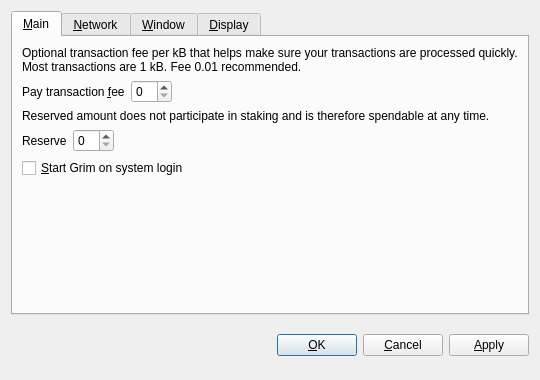
<?xml version="1.0" encoding="UTF-8"?>
<ui version="4.0">
 <class>OptionsDialog</class>
 <widget class="QDialog" name="OptionsDialog">
  <property name="geometry">
   <rect>
    <x>0</x>
    <y>0</y>
    <width>540</width>
    <height>380</height>
   </rect>
  </property>
  <property name="windowTitle">
   <string>Options</string>
  </property>
  <property name="modal">
   <bool>true</bool>
  </property>
  <layout class="QVBoxLayout" name="verticalLayout">
   <item>
    <widget class="QTabWidget" name="tabWidget">
     <property name="tabPosition">
      <enum>QTabWidget::North</enum>
     </property>
     <property name="currentIndex">
      <number>0</number>
     </property>
     <widget class="QWidget" name="tabMain">
      <attribute name="title">
       <string>&amp;Main</string>
      </attribute>
      <layout class="QVBoxLayout" name="verticalLayout_Main">
       <item>
        <widget class="QLabel" name="transactionFeeInfoLabel">
         <property name="text">
          <string>Optional transaction fee per kB that helps make sure your transactions are processed quickly. Most transactions are 1 kB. Fee 0.01 recommended.</string>
         </property>
         <property name="textFormat">
          <enum>Qt::PlainText</enum>
         </property>
         <property name="wordWrap">
          <bool>true</bool>
         </property>
        </widget>
       </item>
       <item>
        <layout class="QHBoxLayout" name="horizontalLayoutFee">
         <item>
          <widget class="QLabel" name="transactionFeeLabel">
           <property name="text">
            <string>Pay transaction &amp;fee</string>
           </property>
           <property name="textFormat">
            <enum>Qt::PlainText</enum>
           </property>
           <property name="buddy">
            <cstring>transactionFee</cstring>
           </property>
          </widget>
         </item>
         <item>
          <widget class="BitcoinAmountField" name="transactionFee"/>
         </item>
         <item>
          <spacer name="horizontalSpacerFee">
           <property name="orientation">
            <enum>Qt::Horizontal</enum>
           </property>
           <property name="sizeHint" stdset="0">
            <size>
             <width>40</width>
             <height>20</height>
            </size>
           </property>
          </spacer>
         </item>
        </layout>
       </item>
       <item>
        <widget class="QLabel" name="reserveBalanceInfoLabel">
         <property name="text">
          <string>Reserved amount does not participate in staking and is therefore spendable at any time.</string>
         </property>
         <property name="textFormat">
          <enum>Qt::PlainText</enum>
         </property>
         <property name="wordWrap">
          <bool>true</bool>
         </property>
        </widget>
       </item>
       <item>
        <layout class="QHBoxLayout" name="horizontalLayoutReserveBalance">
         <item>
          <widget class="QLabel" name="reserveBalanceLabel">
           <property name="text">
            <string>Reserve</string>
           </property>
           <property name="textFormat">
            <enum>Qt::PlainText</enum>
           </property>
           <property name="buddy">
            <cstring>reserveBalance</cstring>
           </property>
          </widget>
         </item>
         <item>
          <widget class="BitcoinAmountField" name="reserveBalance"/>
         </item>
         <item>
          <spacer name="horizontalSpacerReserveBalance">
           <property name="orientation">
            <enum>Qt::Horizontal</enum>
           </property>
           <property name="sizeHint" stdset="0">
            <size>
             <width>40</width>
             <height>20</height>
            </size>
           </property>
          </spacer>
         </item>
        </layout>
       </item>
       <item>
        <widget class="QCheckBox" name="bitcoinAtStartup">
         <property name="toolTip">
          <string>Automatically start Grim after logging in to the system.</string>
         </property>
         <property name="text">
          <string>&amp;Start Grim on system login</string>
         </property>
        </widget>
       </item>
       <item>
        <spacer name="verticalSpacer_Main">
         <property name="orientation">
          <enum>Qt::Vertical</enum>
         </property>
         <property name="sizeHint" stdset="0">
          <size>
           <width>20</width>
           <height>40</height>
          </size>
         </property>
        </spacer>
       </item>
      </layout>
     </widget>
     <widget class="QWidget" name="tabNetwork">
      <attribute name="title">
       <string>&amp;Network</string>
      </attribute>
      <layout class="QVBoxLayout" name="verticalLayout_Network">
       <item>
        <widget class="QCheckBox" name="mapPortUpnp">
         <property name="toolTip">
          <string>Automatically open the Grim client port on the router. This only works when your router supports UPnP and it is enabled.</string>
         </property>
         <property name="text">
          <string>Map port using &amp;UPnP</string>
         </property>
        </widget>
       </item>
       <item>
        <widget class="QCheckBox" name="connectSocks">
         <property name="toolTip">
          <string>Connect to the Grim network through a SOCKS proxy (e.g. when connecting through Tor).</string>
         </property>
         <property name="text">
          <string>&amp;Connect through SOCKS proxy:</string>
         </property>
        </widget>
       </item>
       <item>
        <layout class="QHBoxLayout" name="horizontalLayout_Network">
         <item>
          <widget class="QLabel" name="proxyIpLabel">
           <property name="text">
            <string>Proxy &amp;IP:</string>
           </property>
           <property name="textFormat">
            <enum>Qt::PlainText</enum>
           </property>
           <property name="buddy">
            <cstring>proxyIp</cstring>
           </property>
          </widget>
         </item>
         <item>
          <widget class="QValidatedLineEdit" name="proxyIp">
           <property name="maximumSize">
            <size>
             <width>140</width>
             <height>16777215</height>
            </size>
           </property>
           <property name="toolTip">
            <string>IP address of the proxy (e.g. 127.0.0.1)</string>
           </property>
          </widget>
         </item>
         <item>
          <widget class="QLabel" name="proxyPortLabel">
           <property name="text">
            <string>&amp;Port:</string>
           </property>
           <property name="textFormat">
            <enum>Qt::PlainText</enum>
           </property>
           <property name="buddy">
            <cstring>proxyPort</cstring>
           </property>
          </widget>
         </item>
         <item>
          <widget class="QLineEdit" name="proxyPort">
           <property name="maximumSize">
            <size>
             <width>55</width>
             <height>16777215</height>
            </size>
           </property>
           <property name="toolTip">
            <string>Port of the proxy (e.g. 9050)</string>
           </property>
          </widget>
         </item>
         <item>
          <widget class="QLabel" name="socksVersionLabel">
           <property name="text">
            <string>SOCKS &amp;Version:</string>
           </property>
           <property name="textFormat">
            <enum>Qt::PlainText</enum>
           </property>
           <property name="buddy">
            <cstring>socksVersion</cstring>
           </property>
          </widget>
         </item>
         <item>
          <widget class="QValueComboBox" name="socksVersion">
           <property name="toolTip">
            <string>SOCKS version of the proxy (e.g. 5)</string>
           </property>
          </widget>
         </item>
         <item>
          <spacer name="horizontalSpacer_Network">
           <property name="orientation">
            <enum>Qt::Horizontal</enum>
           </property>
           <property name="sizeHint" stdset="0">
            <size>
             <width>40</width>
             <height>20</height>
            </size>
           </property>
          </spacer>
         </item>
        </layout>
       </item>
       <item>
        <spacer name="verticalSpacer_Network">
         <property name="orientation">
          <enum>Qt::Vertical</enum>
         </property>
         <property name="sizeHint" stdset="0">
          <size>
           <width>20</width>
           <height>40</height>
          </size>
         </property>
        </spacer>
       </item>
      </layout>
     </widget>
     <widget class="QWidget" name="tabWindow">
      <attribute name="title">
       <string>&amp;Window</string>
      </attribute>
      <layout class="QVBoxLayout" name="verticalLayout_Window">
       <item>
        <widget class="QCheckBox" name="minimizeToTray">
         <property name="toolTip">
          <string>Show only a tray icon after minimizing the window.</string>
         </property>
         <property name="text">
          <string>&amp;Minimize to the tray instead of the taskbar</string>
         </property>
        </widget>
       </item>
       <item>
        <widget class="QCheckBox" name="minimizeOnClose">
         <property name="toolTip">
          <string>Minimize instead of exit the application when the window is closed. When this option is enabled, the application will be closed only after selecting Quit in the menu.</string>
         </property>
         <property name="text">
          <string>M&amp;inimize on close</string>
         </property>
        </widget>
       </item>
       <item>
        <spacer name="verticalSpacer_Window">
         <property name="orientation">
          <enum>Qt::Vertical</enum>
         </property>
         <property name="sizeHint" stdset="0">
          <size>
           <width>20</width>
           <height>40</height>
          </size>
         </property>
        </spacer>
       </item>
      </layout>
     </widget>
     <widget class="QWidget" name="tabDisplay">
      <attribute name="title">
       <string>&amp;Display</string>
      </attribute>
      <layout class="QVBoxLayout" name="verticalLayout_Display">
       <item>
        <layout class="QHBoxLayout" name="horizontalLayout_1_Display">
         <item>
          <widget class="QLabel" name="langLabel">
           <property name="text">
            <string>User Interface &amp;language:</string>
           </property>
           <property name="textFormat">
            <enum>Qt::PlainText</enum>
           </property>
           <property name="buddy">
            <cstring>lang</cstring>
           </property>
          </widget>
         </item>
         <item>
          <widget class="QValueComboBox" name="lang">
           <property name="toolTip">
            <string>The user interface language can be set here. This setting will take effect after restarting Grim.</string>
           </property>
          </widget>
         </item>
        </layout>
       </item>
       <item>
        <layout class="QHBoxLayout" name="horizontalLayout_2_Display">
         <item>
          <widget class="QLabel" name="unitLabel">
           <property name="text">
            <string>&amp;Unit to show amounts in:</string>
           </property>
           <property name="textFormat">
            <enum>Qt::PlainText</enum>
           </property>
           <property name="buddy">
            <cstring>unit</cstring>
           </property>
          </widget>
         </item>
         <item>
          <widget class="QValueComboBox" name="unit">
           <property name="toolTip">
            <string>Choose the default subdivision unit to show in the interface and when sending coins.</string>
           </property>
          </widget>
         </item>
        </layout>
       </item>
       <item>
        <widget class="QCheckBox" name="displayAddresses">
         <property name="toolTip">
          <string>Whether to show Grim addresses in the transaction list or not.</string>
         </property>
         <property name="text">
          <string>&amp;Display addresses in transaction list</string>
         </property>
        </widget>
       </item>
       <item>
        <widget class="QCheckBox" name="coinControlFeatures">
         <property name="toolTip">
          <string>Whether to show coin control features or not.</string>
         </property>
         <property name="text">
          <string>Display coin &amp;control features (experts only!)</string>
         </property>
        </widget>
       </item>
       <item>
        <spacer name="verticalSpacer_Display">
         <property name="orientation">
          <enum>Qt::Vertical</enum>
         </property>
         <property name="sizeHint" stdset="0">
          <size>
           <width>20</width>
           <height>40</height>
          </size>
         </property>
        </spacer>
       </item>
      </layout>
     </widget>
    </widget>
   </item>
   <item>
    <layout class="QHBoxLayout" name="horizontalLayout_Buttons">
     <item>
      <spacer name="horizontalSpacer_1">
       <property name="orientation">
        <enum>Qt::Horizontal</enum>
       </property>
       <property name="sizeHint" stdset="0">
        <size>
         <width>40</width>
         <height>48</height>
        </size>
       </property>
      </spacer>
     </item>
     <item>
      <widget class="QLabel" name="statusLabel">
       <property name="font">
        <font>
         <weight>75</weight>
         <bold>true</bold>
        </font>
       </property>
       <property name="text">
        <string/>
       </property>
       <property name="textFormat">
        <enum>Qt::PlainText</enum>
       </property>
       <property name="wordWrap">
        <bool>true</bool>
       </property>
      </widget>
     </item>
     <item>
      <spacer name="horizontalSpacer_2">
       <property name="orientation">
        <enum>Qt::Horizontal</enum>
       </property>
       <property name="sizeHint" stdset="0">
        <size>
         <width>40</width>
         <height>48</height>
        </size>
       </property>
      </spacer>
     </item>
     <item>
      <widget class="QPushButton" name="okButton">
       <property name="text">
        <string>&amp;OK</string>
       </property>
      </widget>
     </item>
     <item>
      <widget class="QPushButton" name="cancelButton">
       <property name="text">
        <string>&amp;Cancel</string>
       </property>
       <property name="autoDefault">
        <bool>false</bool>
       </property>
      </widget>
     </item>
     <item>
      <widget class="QPushButton" name="applyButton">
       <property name="text">
        <string>&amp;Apply</string>
       </property>
       <property name="autoDefault">
        <bool>false</bool>
       </property>
      </widget>
     </item>
    </layout>
   </item>
  </layout>
 </widget>
 <customwidgets>
  <customwidget>
   <class>BitcoinAmountField</class>
   <extends>QSpinBox</extends>
   <header>bitcoinamountfield.h</header>
  </customwidget>
  <customwidget>
   <class>QValueComboBox</class>
   <extends>QComboBox</extends>
   <header>qvaluecombobox.h</header>
  </customwidget>
  <customwidget>
   <class>QValidatedLineEdit</class>
   <extends>QLineEdit</extends>
   <header>qvalidatedlineedit.h</header>
  </customwidget>
 </customwidgets>
 <resources/>
 <connections/>
</ui>
